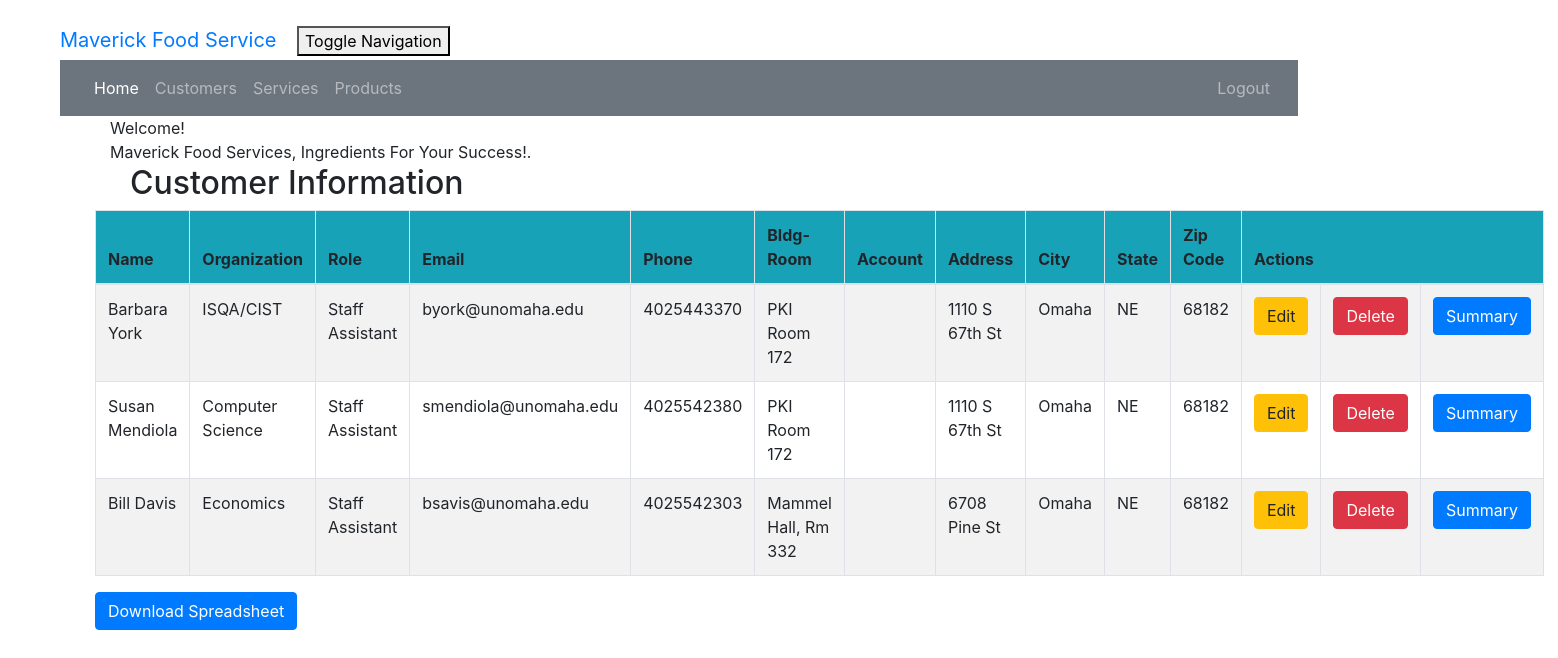
The app's page /customer_list (signed in), older data.
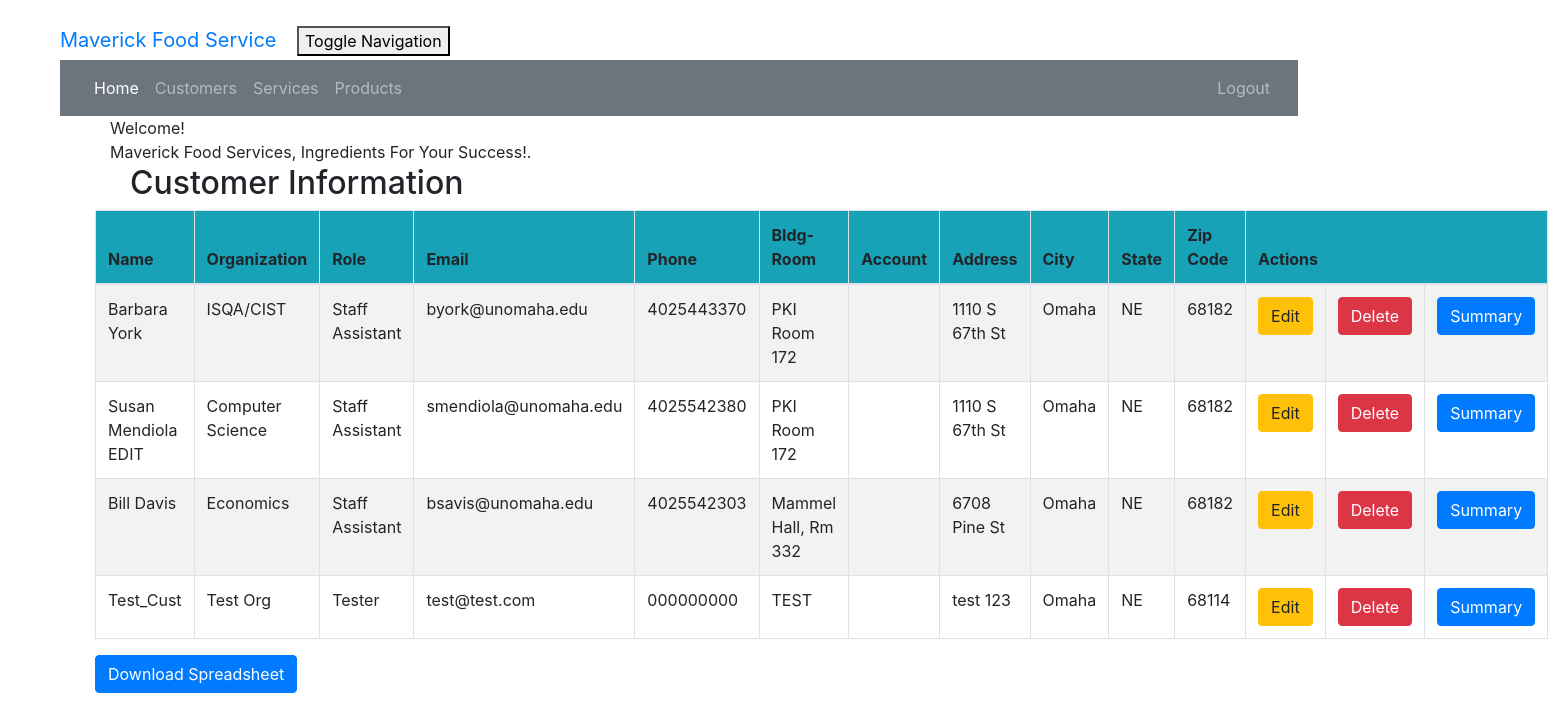
The same page, newer data.
### crm/models.py (models this page shows, shortened)
class Customer(models.Model):
    cust_name = models.CharField(max_length=50)
    email = models.EmailField(max_length=100)
    phone = models.CharField(max_length=20)
    bldgroom = models.CharField(max_length=100)
    address = models.CharField(max_length=200)
    city = models.CharField(max_length=50)
    state = models.CharField(max_length=50)
    zipcode = models.CharField(max_length=10)
    organization = models.CharField(max_length=100)
    role = models.CharField(max_length=100)

### crm/views.py (the view)
# urls.py: path('customer_list', views.customer_list, name='customer_list'),
@login_required
def customer_list(request):
    customer = Customer.objects.filter()
    return render(request, 'crm/customer_list.html',
                  {'customers': customer})

### crm/templates/crm/customer_list.html (shortened to what this page needs)
<!DOCTYPE html>
<html lang="en">
{% extends 'crm/base.html' %}
{% block content %}
    <html>
    <head>
    </head>
    <body class="bodylist">
    <div class="container">
        <div class="panel panel-primary">
            <div class="panel-heading">Welcome!</div>
            <div class="panel-body">
                Maverick Food Services, Ingredients For Your Success!.
            </div>
        </div>
    </div>
    <div class="row">
        <h2>Customer Information</h2>
    </div>
    <div>
        <table class="table table-striped table-bordered table-hover w-auto">
            <thead>
            <tr class="bg-info">
                <th>Name</th>
                <th>Organization</th>
                <th>Role</th>
                <th>Email</th>
                <th>Phone</th>
                <th>Bldg-Room</th>
                <th>Account</th>
                <th>Address</th>
                <th>City</th>
                <th>State</th>
                <th>Zip Code</th>
                <th colspan="3">Actions</th>
            </tr>
            </thead>
            <tbody>
            {% for customer in customers %}
                <tr>
                    <td>{{ customer.cust_name }}</td>
                    <td>{{ customer.organization }}</td>
                    <td>{{ customer.role }}</td>
                    <td>{{ customer.email }}</td>
                    <td>{{ customer.phone }}</td>
                    <td>{{ customer.bldgroom }}</td>
                    <td>{{ customer.account_number }}</td>
                    <td>{{ customer.address }}</td>
                    <td>{{ customer.city }}</td>
                    <td>{{ customer.state }}</td>
                    <td>{{ customer.zipcode }}</td>
                    <td><a href="{% url 'crm:customer_edit' pk=customer.pk %}"
                           class="btn btn-warning">Edit</a></td>
                    <td><a href="{% url 'crm:customer_delete' pk=customer.pk %}"
                           onclick="return confirm('Are you sure you want to delete?')"
                           class="btn btn-danger">Delete</a>
                    </td>
                    <td><a href="{% url 'crm:summary' pk=customer.pk %}"
                           class="btn btn-primary">Summary</a>
                    </td>
                </tr>
            {% endfor %}
            </tbody>
        </table>
        <div>
            <a href="{% url 'crm:get_file' %}"><span
                    class="btn btn-primary">Download Spreadsheet</span></a>
        </div>
    </div>
    </body>
    </html>
{% endblock %}

Row changes from the older to the newer data that the page shows:
changed Customer "Computer Science": cust_name "Susan Mendiola" → "Susan Mendiola EDIT"
added Customer: cust_name "Test_Cust", organization "Test Org", role "Tester", email "test@test.com", phone "000000000", bldgroom "TEST", address "test 123", city "Omaha", state "NE", zipcode "68114"
